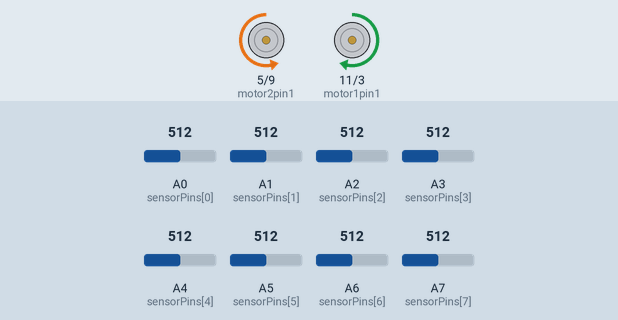
The sketch below on a simulated Arduino Leonardo, built with avr-gcc and run on an emulated ATmega32U4. Parts: motor-driver pin pairs drawn as motors (green arrow = first pin HIGH = forward, orange = second pin HIGH = backward, longer = more drive). The test bench sets the inputs (shaded band); at power-on: A0 (sensorPins[0]) = 512, A1 (sensorPins[1]) = 512, A2 (sensorPins[2]) = 512, A7 (sensorPins[7]) = 512, A3 (sensorPins[3]) = 512, A4 (sensorPins[4]) = 512, A5 (sensorPins[5]) = 512, A6 (sensorPins[6]) = 512.

Above: at 2.2 s.
2.3 s: A0 (sensorPins[0]) set to 641
At 3.87 s:
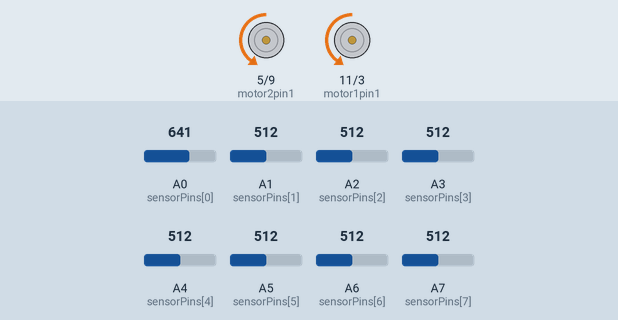
5.3 s: A0 (sensorPins[0]) set to 660
At 8.0 s:
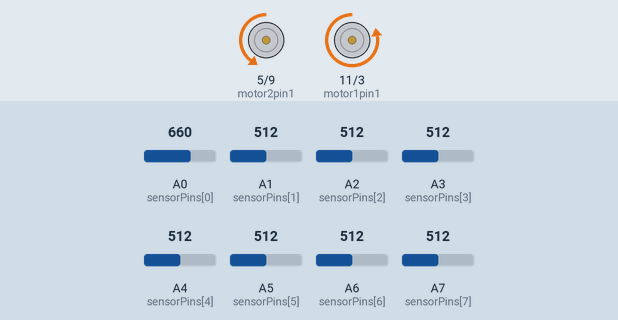
8.3 s: A1 (sensorPins[1]) set to 716
At 9.0 s:
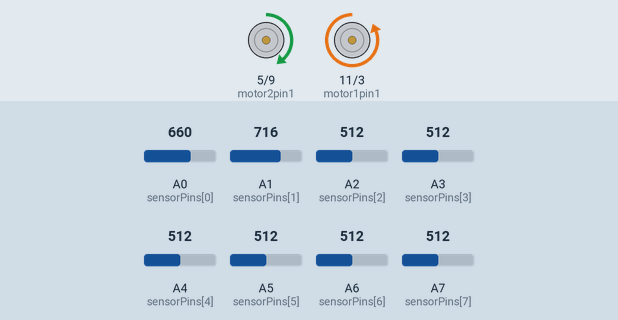
9.8 s: A2 (sensorPins[2]) set to 546
11.3 s: A2 (sensorPins[2]) set to 573
12.8 s: A7 (sensorPins[7]) set to 716
At 13.6 s:
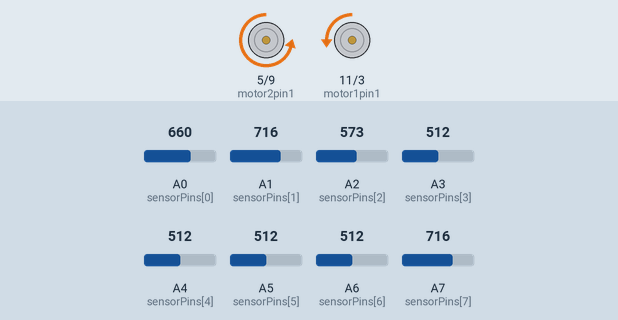
Timing chart, 0 to 15.3 s (numbered marks = the images above; inputs shaded):
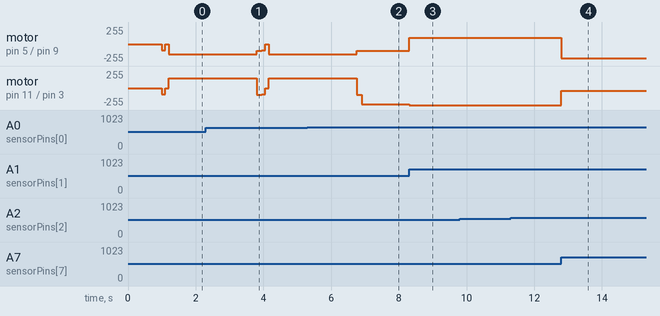

Measured:
- the behaviour switches between 659 and 660 on A0 (sensorPins[0]) (found by bisection; images 1 and 2)
- after the input at 5.3 s, motor on pin 5 (motor2pin1) / pin 9 (motor2pin2): goes on until 6.8 s, then stays backward 100/255
- after the input at 8.3 s, motor on pin 5 (motor2pin1) / pin 9 (motor2pin2): backward 100/255 → forward 94/255 at once; motor on pin 11 (motor1pin1) / pin 3 (motor1pin2): backward 244/255 → backward 255/255 at once
- after the input at 9.8 s, every drawn part: stays the same
- after the input at 12.8 s, motor on pin 5 (motor2pin1) / pin 9 (motor2pin2): forward 94/255 → backward 217/255 at once; motor on pin 11 (motor1pin1) / pin 3 (motor1pin2): backward 255/255 → backward 42/255 at once

The sketch:

Servo_Test.ino
```cpp
/*
  LABYRINTROBOT
  Arduino Leonardo + QTR-8A


  Vänster motor: 11, 3
  Höger motor:   5, 9


  A0 = vänster sensor
  A7 = höger sensor


  Vänsterhandsregeln:
  Vänster > Rakt > Höger > Vänd om
*/


// MOTORPINS
const int motor1pin1 = 11;
const int motor1pin2 = 3;
const int motor2pin1 = 5;
const int motor2pin2 = 9;


// SENSORPINS
const int sensorPins[8] = {
  A0, A1, A2, A3, A4, A5, A6, A7
};


// KALIBRERING
const int threshold[8] = {
  675, 552, 544, 732, 690, 532, 506, 614
};


const int blackDirection[8] = {
  -1, -1, 1, 1, 1, -1, -1, -1
};


bool black[8];


// HASTIGHETER
int baseSpeed = 125;
int turnSpeed = 150;


float Kp = 0.09;
float Kd = 0.35;


int lastError = 0;
int lastDirection = 1;


// LINJEAVBROTT
unsigned long lineLostTime = 0;
bool lineWasLost = false;


const unsigned long gapTime = 350;
const unsigned long maxTurnTime = 2000;


// SETUP
void setup() {
  Serial.begin(9600);


  pinMode(motor1pin1, OUTPUT);
  pinMode(motor1pin2, OUTPUT);
  pinMode(motor2pin1, OUTPUT);
  pinMode(motor2pin2, OUTPUT);


  stopMotors();
  delay(1000);
}


// HUVUDPROGRAM
void loop() {


  readSensors();


  if (isIntersection()) {
    handleIntersection();
    return;
  }


  int position = getLinePosition();


  if (position < 0) {
    handleLostLine();
    return;
  }


  lineWasLost = false;


  int error = position - 3500;


  if (error < 0) lastDirection = -1;
  if (error > 0) lastDirection = 1;


  int derivative = error - lastError;


  int correction =
    Kp * error + Kd * derivative;


  lastError = error;


  int leftSpeed = baseSpeed + correction;
  int rightSpeed = baseSpeed - correction;


  leftSpeed = constrain(leftSpeed, -255, 255);
  rightSpeed = constrain(rightSpeed, -255, 255);


  runMotors(leftSpeed, rightSpeed);
}


// LÄS SENSORER
void readSensors() {


  for (int i = 0; i < 8; i++) {


    int value = analogRead(sensorPins[i]);


    int signal =
      blackDirection[i] *
      (value - threshold[i]);


    black[i] = signal > 15;
  }
}


// LINJEPOSITION
int getLinePosition() {


  long weightedSum = 0;
  long total = 0;


  for (int i = 0; i < 8; i++) {


    int value = analogRead(sensorPins[i]);


    int signal =
      blackDirection[i] *
      (value - threshold[i]);


    if (signal < 15) signal = 0;


    weightedSum +=
      (long)signal * i * 1000;


    total += signal;
  }


  if (total < 30) return -1;


  return weightedSum / total;
}


// KORSNINGSDETEKTION
bool isIntersection() {


  int leftCount = 0;
  int rightCount = 0;


  for (int i = 0; i < 3; i++) {
    if (black[i]) leftCount++;
  }


  for (int i = 5; i < 8; i++) {
    if (black[i]) rightCount++;
  }


  return leftCount >= 2 && rightCount >= 2;
}


// KORSNINGSVAL
void handleIntersection() {


  runMotors(90, 90);
  delay(100);


  stopMotors();
  delay(100);


  readSensors();


  bool leftPath =
    black[0] || black[1] || black[2];


  bool rightPath =
    black[5] || black[6] || black[7];


  bool straightPath =
    black[3] || black[4];


  if (leftPath) {
    turnLeft();
  }
  else if (straightPath) {
    runMotors(baseSpeed, baseSpeed);
    delay(180);
  }
  else if (rightPath) {
    turnRight();
  }
  else {
    turnAround();
  }


  lastError = 0;
  lineWasLost = false;
}


// VÄNSTER
void turnLeft() {


  // Vrid på stället åt vänster
  runMotors(-150, 150);
  delay(600);


  // Leta efter linjen i mitten
  unsigned long startTime = millis();


  while (millis() - startTime < maxTurnTime) {


    readSensors();


    if (black[3] || black[4]) {
      break;
    }
  }


  runMotors(100, 100);
  delay(150);


  lastError = 0;
}


// HÖGER
void turnRight() {


  runMotors(150, -150);
  delay(600);


  unsigned long startTime = millis();


  while (millis() - startTime < maxTurnTime) {


    readSensors();


    if (black[3] || black[4]) {
      break;
    }
  }


  runMotors(100, 100);
  delay(150);


  lastError = 0;
}


// VÄND OM
void turnAround() {


  runMotors(150, -150);
  delay(900);


  unsigned long startTime = millis();


  while (millis() - startTime < maxTurnTime) {


    readSensors();


    if (black[3] || black[4]) {
      break;
    }
  }


  lastError = 0;
}


// LINJEAVBROTT
void handleLostLine() {


  if (!lineWasLost) {
    lineLostTime = millis();
    lineWasLost = true;
  }


  unsigned long lostDuration =
    millis() - lineLostTime;


  if (lostDuration < gapTime) {
    runMotors(120, 120);
  }
  else {
    if (lastDirection < 0) {
      runMotors(-90, 90);
    }
    else {
      runMotors(90, -90);
    }
  }
}


// MOTORSTYRNING
void runMotors(int leftSpeed, int rightSpeed) {


  setMotor(motor1pin1, motor1pin2, leftSpeed);
  setMotor(motor2pin1, motor2pin2, rightSpeed);
}


// MOTORRIKTNING
void setMotor(int pin1, int pin2, int speedValue) {


  speedValue = constrain(speedValue, -255, 255);


  // Omvänd riktning enligt motortestet
  if (speedValue > 0) {
    digitalWrite(pin1, LOW);
    analogWrite(pin2, speedValue);
  }
  else if (speedValue < 0) {
    analogWrite(pin1, -speedValue);
    digitalWrite(pin2, LOW);
  }
  else {
    digitalWrite(pin1, LOW);
    digitalWrite(pin2, LOW);
  }
}


// STOPP
void stopMotors() {
  runMotors(0, 0);
}
```
